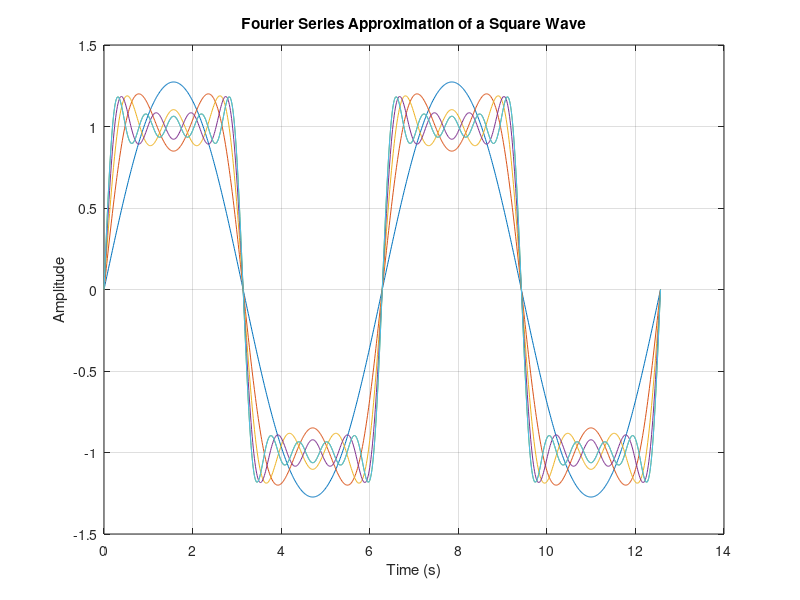
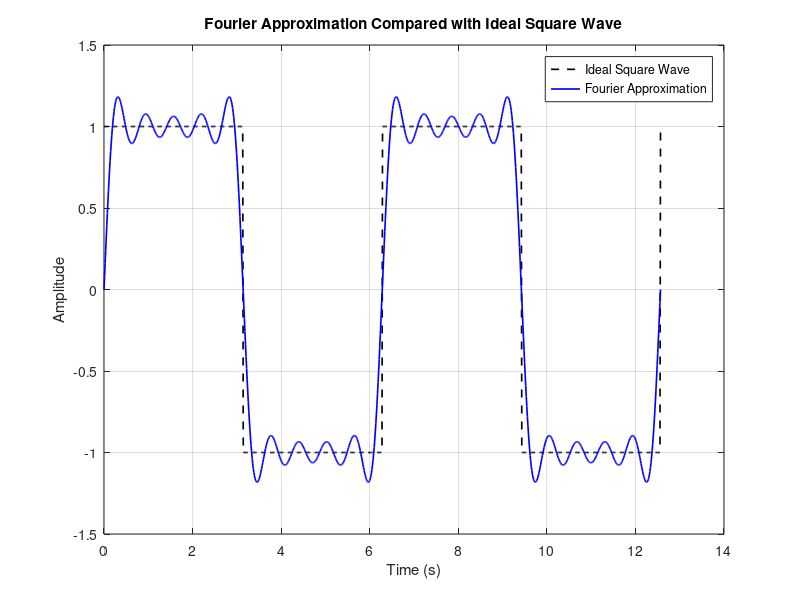

MATLAB code to generate these figures, in order:
clc;
close all;
clear ;
T = 2*pi;
omega = 2*pi/T;
t = linspace(0,4*pi,1000);
N = 10; % Harmonics
sq_wave = zeros(size(t));
for n = 1:2:N
    sq_wave = sq_wave + 4/(n*pi)*sin(n*omega*t);
    plot(t,sq_wave);
    hold on;
    pause(2);
end

figure(1);
plot(t,sq_wave);
xlabel('Time (s)');
ylabel('Amplitude');
title('Fourier Series Approximation of a Square Wave');
grid on;

hold off;
figure(2);
plot(t, square(omega*t), 'k--', 'LineWidth', 1.2);
hold on;
plot(t, sq_wave, 'b', 'LineWidth', 1.2);
xlabel('Time (s)');
ylabel('Amplitude');
title('Fourier Approximation Compared with Ideal Square Wave');
legend('Ideal Square Wave', 'Fourier Approximation');
grid on;
